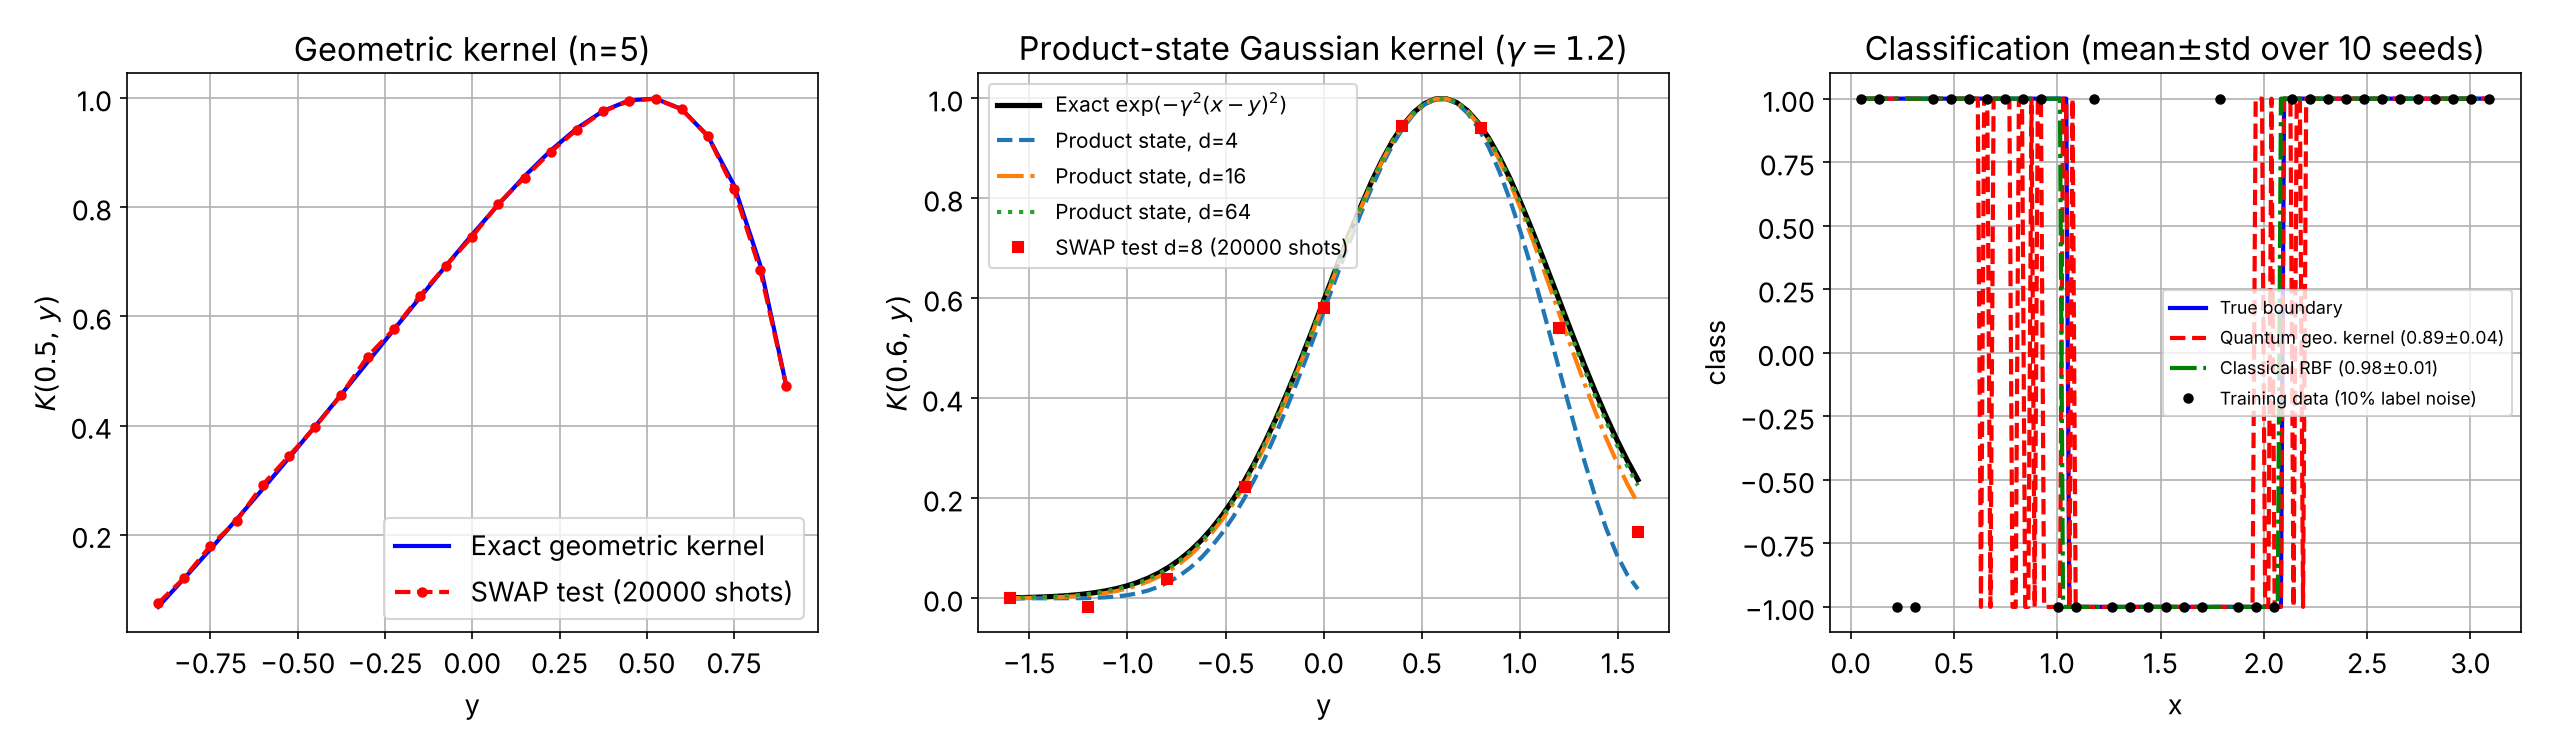

Recreate this plot in Python.
"""
Quantum kernel methods via generating functions - numerical demonstration.

Panel (a): Geometric kernel. The product state
    |phi(x)> = tensor_k (|0> + x^{2^k}|1>) / sqrt(1 + x^{2^{k+1}})
has amplitudes proportional to x^j, so
    <phi(x)|phi(y)> = sum_{j=0}^{N-1} (xy)^j / sqrt(S_N(x) S_N(y)),
    S_N(x) = (1 - x^{2N})/(1 - x^2),
i.e. the (normalised) truncated geometric kernel. Estimated by SWAP test.

Panel (b): Product-state Gaussian kernel. d identical qubits in
    |u(x)> = sqrt(1 - (gx/sqrt(d))^2)|0> + (gx/sqrt(d))|1>
give |<phi(x)|phi(y)>|^2 = [sqrt((1-qx^2)(1-qy^2)) + qx qy]^{2d}
    -> exp(-g^2 (x - y)^2)  as d -> infinity, with error O(1/d).
Estimated by SWAP test on 2d+1 qubits.

Panel (c): Kernel ridge regression with the quantum geometric kernel
(Gram matrix and test kernel both with SWAP-test shot noise, simulated by the
equivalent binomial sampling) on a 1-D binary classification task. Training
labels carry 10% flip noise; test labels are noise-free.
"""

import pennylane as qml
import numpy as np
import matplotlib.pyplot as plt

np.random.seed(3)

# --------------------------------------------------------------------------
# Geometric kernel
# --------------------------------------------------------------------------
def geometric_feature_angles(x, n_qubits):
    return [2 * np.arcsin(x**(2**k) / np.sqrt(1 + x**(2**(k + 1))))
            for k in range(n_qubits)]


def swap_test_overlap_sq(prep_x, prep_y, n, shots):
    """| <phi(x)|phi(y) > |^2 via SWAP test; prep_* act on wires 1..n / n+1..2n."""
    dev = qml.device('default.qubit', wires=2 * n + 1, shots=shots)

    @qml.qnode(dev)
    def circuit():
        prep_x(range(1, n + 1))
        prep_y(range(n + 1, 2 * n + 1))
        qml.Hadamard(wires=0)
        for i in range(n):
            qml.CSWAP(wires=[0, 1 + i, n + 1 + i])
        qml.Hadamard(wires=0)
        return qml.expval(qml.PauliZ(0))

    return circuit()   # <Z> = |<phi(x)|phi(y)>|^2


def geo_kernel_quantum(x, y, n_qubits, shots):
    ax = geometric_feature_angles(x, n_qubits)
    ay = geometric_feature_angles(y, n_qubits)
    prep_x = lambda wires: [qml.RY(ax[k], wires=wires[k]) for k in range(n_qubits)]
    prep_y = lambda wires: [qml.RY(ay[k], wires=wires[k]) for k in range(n_qubits)]
    return swap_test_overlap_sq(prep_x, prep_y, n_qubits, shots)


def geo_kernel_exact(x, y, n_qubits):
    N = 2**n_qubits
    j = np.arange(N)
    num = np.sum((x * y)**j)
    Sx = (1 - x**(2 * N)) / (1 - x**2)
    Sy = (1 - y**(2 * N)) / (1 - y**2)
    return (num / np.sqrt(Sx * Sy))**2


# --------------------------------------------------------------------------
# Product-state Gaussian kernel
# --------------------------------------------------------------------------
def rbf_prod_kernel_quantum(x, y, gamma, d, shots):
    q = lambda v: gamma * v / np.sqrt(d)
    def prep(v, wires):
        angle = 2 * np.arcsin(q(v))
        for w in wires:
            qml.RY(angle, wires=w)
    return swap_test_overlap_sq(lambda ws: prep(x, ws), lambda ws: prep(y, ws), d, shots)


def rbf_prod_kernel_exact(x, y, gamma, d):
    qx, qy = gamma * x / np.sqrt(d), gamma * y / np.sqrt(d)
    return (np.sqrt((1 - qx**2) * (1 - qy**2)) + qx * qy)**(2 * d)


if __name__ == "__main__":
    n_qubits = 5
    shots = 20000

    # ---- Panel (a): geometric kernel K(x0, y) ----
    x0 = 0.5
    ys = np.linspace(-0.9, 0.9, 25)
    K_q = [geo_kernel_quantum(x0, y, n_qubits, shots) for y in ys]
    K_e = [geo_kernel_exact(x0, y, n_qubits) for y in ys]

    # ---- Panel (b): product-state Gaussian kernel ----
    # domain constraint: |gamma * x| <= sqrt(d) (single-qubit amplitude <= 1)
    gamma = 1.2
    yb = np.linspace(-1.6, 1.6, 60)
    xb0 = 0.6
    ds = [4, 16, 64]
    Kb = {d: [rbf_prod_kernel_exact(xb0, y, gamma, d) for y in yb] for d in ds}
    Kb_true = np.exp(-gamma**2 * (xb0 - yb)**2)
    # a few SWAP-test estimates with shots for d=8 (17 qubits)
    yb_q = np.linspace(-1.6, 1.6, 9)
    Kb_q = [rbf_prod_kernel_quantum(xb0, y, gamma, 8, shots) for y in yb_q]
    # convergence in d
    d_scan = np.array([2, 4, 8, 16, 32, 64, 128, 256])
    err_d = [abs(rbf_prod_kernel_exact(xb0, 1.0, gamma, d)
                 - np.exp(-gamma**2 * (xb0 - 1.0)**2)) for d in d_scan]

    # ---- Panel (c): kernel ridge regression, multi-seed + classical baseline ----
    n_train = 36
    lam = 0.1
    Xte = np.linspace(0.05, np.pi - 0.05, 200)
    yte = np.sign(np.sin(3 * Xte))

    def swap_noise(K_exact, M, rng):
        """Binomial shot noise statistically identical to an M-shot SWAP test."""
        p = np.clip((1 + K_exact) / 2, 0, 1)
        return 2 * rng.binomial(M, p) / M - 1

    def ridge_acc(Kmat_tr, ytr, Kte):
        alpha = np.linalg.solve(Kmat_tr + lam * np.eye(len(ytr)), ytr)
        return np.sign(Kte @ alpha)

    gamma_rbf = 2.0
    Xtr = np.linspace(0.05, np.pi - 0.05, n_train)
    Xn = 0.9 * Xtr / np.pi
    Xte_n = 0.9 * Xte / np.pi
    geo_exact_tr = np.array([[geo_kernel_exact(a, b, n_qubits) for b in Xn] for a in Xn])
    rbf_tr = np.exp(-gamma_rbf**2 * (Xtr[:, None] - Xtr[None, :])**2)
    rbf_te_mat = np.exp(-gamma_rbf**2 * (Xte[:, None] - Xtr[None, :])**2)
    geo_exact_te = np.array([[geo_kernel_exact(a, b, n_qubits) for b in Xn] for a in Xte_n])

    n_seeds = 10
    acc_q, acc_rbf = [], []
    preds = {}
    for seed in range(n_seeds):
        rng = np.random.default_rng(seed)
        ytr = np.sign(np.sin(3 * Xtr)); flip = rng.random(n_train) < 0.1; ytr[flip] *= -1
        # Gram matrix AND test-train kernel are both estimated with shot noise
        Kq = swap_noise(geo_exact_tr, shots, rng)
        Kq = np.triu(Kq) + np.triu(Kq, 1).T      # symmetric estimate
        np.fill_diagonal(Kq, 1.0)  # SWAP test of a state with itself is exactly 1
        Kq_te = swap_noise(geo_exact_te, shots, rng)
        pq = ridge_acc(Kq, ytr, Kq_te)
        pr = ridge_acc(rbf_tr, ytr, rbf_te_mat)
        acc_q.append(np.mean(pq == yte)); acc_rbf.append(np.mean(pr == yte))
        if seed == 0:
            preds = {'q': pq, 'rbf': pr, 'ytr': ytr}
    acc_q, acc_rbf = np.array(acc_q), np.array(acc_rbf)
    acc, pred = acc_q[0], preds['q']
    ytr = preds['ytr']

    # ---- Plot ----
    plt.figure(figsize=(17, 5))
    plt.rcParams.update({'font.size': 13})
    plt.rcParams['lines.linewidth'] = 2
    plt.rcParams['axes.grid'] = True

    plt.subplot(1, 3, 1)
    plt.plot(ys, K_e, 'b-', label='Exact geometric kernel')
    plt.plot(ys, K_q, 'r--o', ms=4, label=f'SWAP test ({shots} shots)')
    plt.xlabel('y'); plt.ylabel(r'$K(0.5,\, y)$'); plt.legend()
    plt.title(f'Geometric kernel (n={n_qubits})')

    plt.subplot(1, 3, 2)
    plt.plot(yb, Kb_true, 'k-', lw=2.5, label=r'Exact $\exp(-\gamma^2(x-y)^2)$')
    for d, sty in zip(ds, ['--', '-.', ':']):
        plt.plot(yb, Kb[d], sty, label=f'Product state, d={d}')
    plt.plot(yb_q, Kb_q, 'rs', ms=5, label=f'SWAP test d=8 ({shots} shots)')
    plt.xlabel('y'); plt.ylabel(r'$K(0.6,\, y)$'); plt.legend(fontsize=10)
    plt.title(r'Product-state Gaussian kernel ($\gamma=1.2$)')

    plt.subplot(1, 3, 3)
    plt.plot(Xte, np.sign(np.sin(3 * Xte)), 'b-', label='True boundary')
    plt.plot(Xte, pred, 'r--', label=f'Quantum geo. kernel ({acc_q.mean():.2f}$\\pm${acc_q.std():.2f})')
    plt.plot(Xte, preds['rbf'], 'g-.', label=f'Classical RBF ({acc_rbf.mean():.2f}$\\pm${acc_rbf.std():.2f})')
    plt.plot(Xtr, ytr, 'ko', ms=4, label='Training data (10% label noise)')
    plt.xlabel('x'); plt.ylabel('class'); plt.legend(fontsize=8.5)
    plt.title('Classification (mean$\\pm$std over 10 seeds)')

    plt.tight_layout()
    plt.savefig('kernel_simulation.png', dpi=150)
    print("panel (a) max |K_q - K_e|:", np.max(np.abs(np.array(K_q) - np.array(K_e))))
    print("panel (b) RBF conv err vs d:", list(zip(d_scan.tolist(), np.round(err_d, 5).tolist())))
    print("panel (c) quantum geo kernel acc:", round(acc_q.mean(),3), "+/-", round(acc_q.std(),3))
    print("panel (c) classical RBF acc:", round(acc_rbf.mean(),3), "+/-", round(acc_rbf.std(),3))
